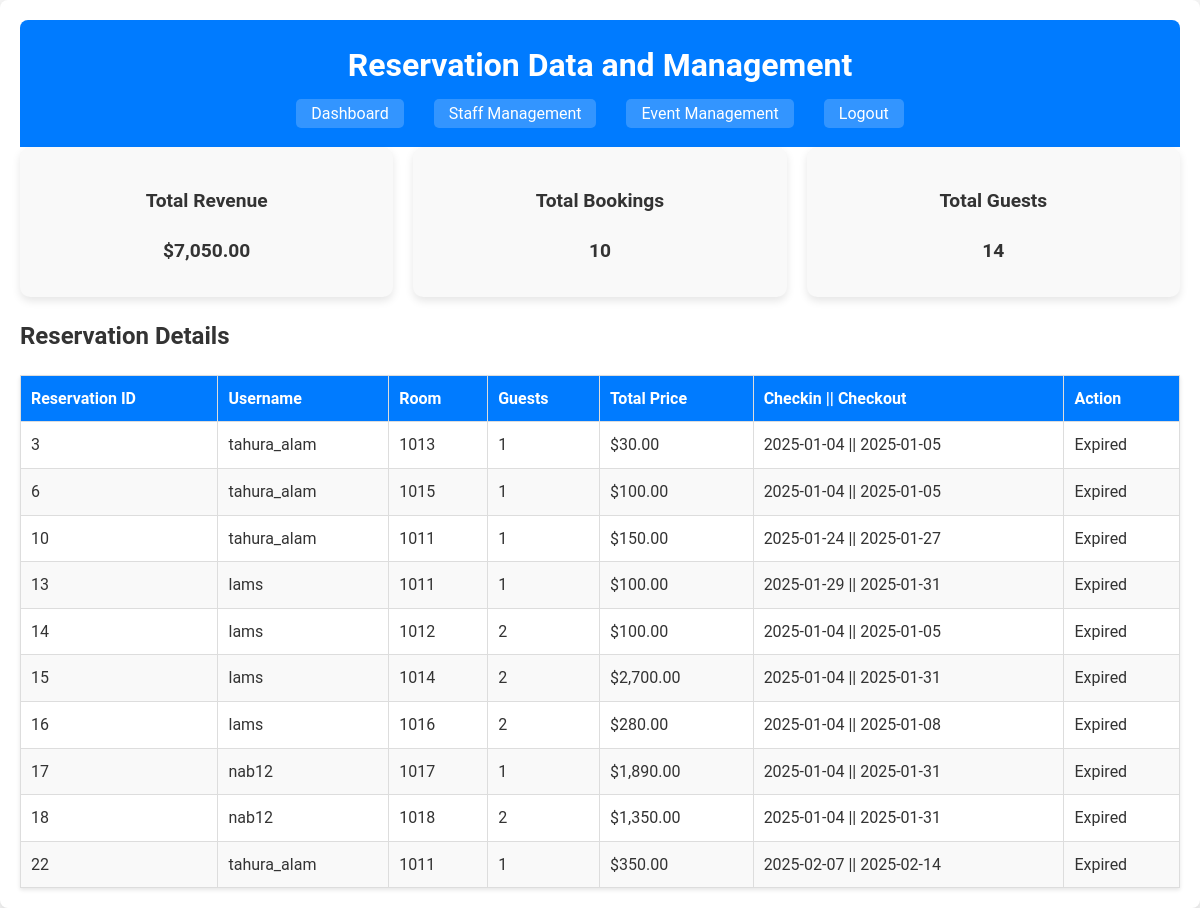
/manage_r.php (signed in), run on the app's committed database.
### tables this page shows
CREATE TABLE `reservation` (
  `reservation_id` int(11) NOT NULL,
  `room_id` int(11) NOT NULL,
  `username` varchar(100) NOT NULL,
  `checkin` date NOT NULL,
  `checkout` date NOT NULL,
  `total` decimal(10,2) NOT NULL,
  `duration` int(11) NOT NULL,
  `guest` int(11) DEFAULT NULL
);

### manage_r.php (the view, shortened to what this page needs)
<?php
include 'dbconnect.php';
$totalRevenueQuery = "SELECT SUM(total) AS total_revenue FROM reservation";
$totalBookingsQuery = "SELECT COUNT(*) AS total_bookings FROM reservation";
$totalGuestsQuery = "SELECT SUM(guest) AS total_guests FROM reservation";
$totalRevenue = $con->query($totalRevenueQuery)->fetch_assoc()['total_revenue'] ?? 0;
$totalBookings = $con->query($totalBookingsQuery)->fetch_assoc()['total_bookings'] ?? 0;
$totalGuests = $con->query($totalGuestsQuery)->fetch_assoc()['total_guests'] ?? 0;
$reservationsQuery = "SELECT * FROM reservation";
$reservations = $con->query($reservationsQuery);
?>
<!DOCTYPE html>
<html lang="en">
<head>
    <link rel="stylesheet" href="admin_style.css">
</head>
<body>
<div class="container">
    <header>
    <h1>Reservation Data and Management</h1>
            <nav>
                <ul>
                    <li><a href="admin_dashboard.php">Dashboard</a></li>
                    <li><a href="staff.php">Staff Management</a></li>
                    <li><a href="event.php">Event Management</a></li>
                    <li><a href="logout.php">Logout</a></li>
                </ul>
            </nav>
        </header>
<main>
    <section class="quick-links">
        <div class="cards">
            <div class="card">
                <h3>Total Revenue</h3>
                <h3>$<?php echo number_format($totalRevenue, 2); ?></h3>
            </div>
            <div class="card">
                <h3>Total Bookings</h3>
                <h3><?php echo $totalBookings; ?></h3>
            </div>
            <div class="card">
                <h3>Total Guests</h3>
                <h3><?php echo $totalGuests; ?></h3>
            </div>
        </div>
    </section>
    <h2>Reservation Details</h2>
    <table>
        <thead>
        <tr>
            <th>Reservation ID</th>
            <th>Username</th>
            <th>Room</th>
            <th>Guests</th>
            <th>Total Price</th>
            <th>Checkin || Checkout</th>
            <th>Action</th>
        </tr>
        </thead>
        <tbody>
        <?php while ($row = $reservations->fetch_assoc()): ?>
            <tr>
                <td><?php echo $row['reservation_id']; ?></td>
                <td><?php echo $row['username']; ?></td>
                <td><?php echo $row['room_id']; ?></td>
                <td><?php echo $row['guest']; ?></td>
                <td>$<?php echo number_format($row['total'], 2); ?></td>
                <td><?php echo $row['checkin']; ?>  ||  <?php echo $row['checkout']; ?></td>
                <td>
                    <?php if ($row['checkin'] > date('Y-m-d H:i:s')): ?>
                        <form method="POST" style="display:inline;">
                            <input type="hidden" name="reservation_id" value="<?php echo $row['reservation_id']; ?>">
                            <button type="submit" name="cancel_reservation" class="delete-btn">Cancel</button>
                        </form>
                    <?php else: ?>
                        <span>Expired</span>
                    <?php endif; ?>
                </td>
            </tr>
        <?php endwhile; ?>
        </tbody>
    </table>
    </main>
</div>
</body>
</html>

### admin_style.css (style rules this page uses)
body { font-family: 'Roboto', Arial, sans-serif; margin: 0; padding: 0; background-color: #f4f4f4; color: #333; line-height: 1.6; }
.container { max-width: 1200px; margin: 0 auto; padding: 20px; background: #fff; border-radius: 8px; box-shadow: 0 4px 8px rgba(0, 0, 0, 0.1); }
header { background: #007BFF; color: white; padding: 20px; border-radius: 8px 8px 0 0; text-align: center; }
header h1 { margin: 0; font-size: 2rem; }
header nav ul { list-style: none; padding: 0; margin: 10px 0 0; display: flex; justify-content: center; }
header nav ul li { margin: 0 15px; }
header nav ul li a { color: white; text-decoration: none; padding: 5px 15px; border-radius: 5px; background: rgba(255, 255, 255, 0.2); transition: background 0.3s ease; }
table { width: 100%; border-collapse: collapse; margin-top: 20px; box-shadow: 0 2px 4px rgba(0, 0, 0, 0.1); }
table th, table td { padding: 10px; border: 1px solid #ddd; text-align: left; }
table th { background: #007BFF; color: white; }
table tr:nth-child(even) { background: #f9f9f9; }
.cards { display: flex; gap: 20px; flex-wrap: wrap; }
.card { flex: 1; min-width: 250px; padding: 20px; background: #f9f9f9; border-radius: 10px; box-shadow: 0 4px 8px rgba(0, 0, 0, 0.1); text-align: center; }
.card h3 { font-size: 1.2rem; margin-bottom: 10px; color: #333; }

### data on the page
reservation: reservation_id "3", username "tahura_alam", room "1013", guest "1", total "30.00", checkin "2025-01-04", checkout "2025-01-05", shows "Expired"
reservation: reservation_id "6", username "tahura_alam", room "1015", guest "1", total "100.00", checkin "2025-01-04", checkout "2025-01-05", shows "Expired"
reservation: reservation_id "10", username "tahura_alam", room "1011", guest "1", total "150.00", checkin "2025-01-24", checkout "2025-01-27", shows "Expired"
reservation: reservation_id "13", username "lams", room "1011", guest "1", total "100.00", checkin "2025-01-29", checkout "2025-01-31", shows "Expired"
reservation: reservation_id "14", username "lams", room "1012", guest "2", total "100.00", checkin "2025-01-04", checkout "2025-01-05", shows "Expired"
reservation: reservation_id "15", username "lams", room "1014", guest "2", total "2,700.00", checkin "2025-01-04", checkout "2025-01-31", shows "Expired"
reservation: reservation_id "16", username "lams", room "1016", guest "2", total "280.00", checkin "2025-01-04", checkout "2025-01-08", shows "Expired"
reservation: reservation_id "17", username "nab12", room "1017", guest "1", total "1,890.00", checkin "2025-01-04", checkout "2025-01-31", shows "Expired"
reservation: reservation_id "18", username "nab12", room "1018", guest "2", total "1,350.00", checkin "2025-01-04", checkout "2025-01-31", shows "Expired"
reservation: reservation_id "22", username "tahura_alam", room "1011", guest "1", total "350.00", checkin "2025-02-07", checkout "2025-02-14", shows "Expired"

### other printed values
$totalRevenue "7,050.00"
$totalBookings "10"
$totalGuests "14"
